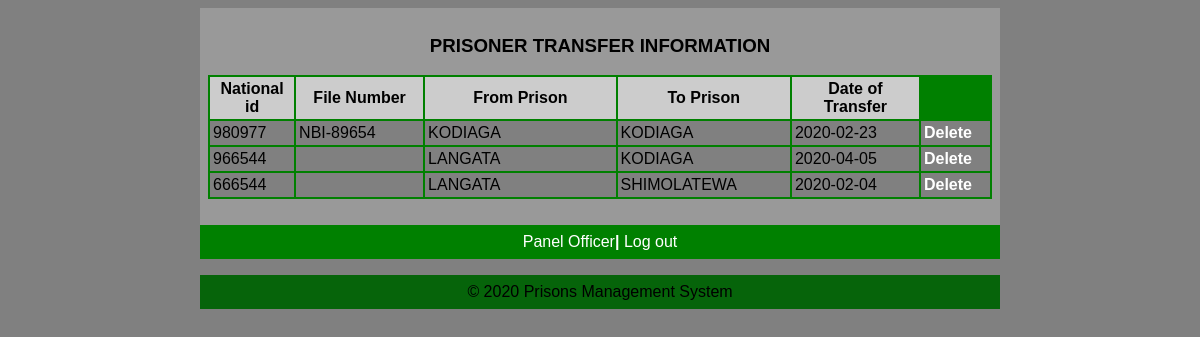
Page /officer/viewtransfer1.php on the committed database.
### tables this page shows
CREATE TABLE IF NOT EXISTS `transfer` (
  `National_id` int(16) NOT NULL,
  `File_num` varchar(16) NOT NULL,
  `From_prison` varchar(17) NOT NULL,
  `To_prison` varchar(18) NOT NULL,
  `Dateoftransfer` date NOT NULL
);

### officer/viewtransfer1.php (the view, shortened to what this page needs)
<html>
<head>
   <link rel="stylesheet" media="screen" href="login.css" >
</head>
<body>
	<table align='center' border='0' bgcolor='GREEN' width='800' cellpadding='8' cellspacing='0' height='200'>
          <tr>
            <td bgcolor='#999999' valign='center'>
<?php
$tbl_name="transfer";
$sel= mysql_query("select * from $tbl_name ORDER BY National_id DESC LIMIT 0,7");
echo"<table align='center'bgcolor='GREEN' width='100%' border='0' cellpadding='3' cellspacing='2' bgcolor='silver'>
<caption><h3>PRISONER TRANSFER  INFORMATION</h3></caption>
<tr bgcolor='#CCCCCC'>
<th width='3%'>National id</th>
<th width='10%'>File Number</th>
<th width='15%'>From Prison</th>
<th width='10%'>To Prison</th>
<th width='10%'>Date of Transfer</th>
</tr>";
   while($row=mysql_fetch_array ($sel))
{
echo "<tr bgcolor='grey'>";
echo  "<td width='3%'>".$row ['National_id']."</td>";
echo  "<td width='10%'>".$row ['File_num']."</td>";
echo  "<td width='7%'>".$row ['From_prison']."</td>";
echo  "<td width='10%'>".$row ['To_prison']."</td>";
echo  "<td width='10%'>".$row ['Dateoftransfer']. "</td>";
echo '<td width="3%"><b><a href="deletetransfer1.php?id=' . $row['National_id'] . '">Delete</a></font></b></td>';
echo "</tr>";
}
echo"</table>";
?>
<br/>
			</td>
          </tr>
          <tr>
			<td align="center" bgcolor='GREEN'><a href="officerpanel.php" target="_parent">Panel Officer<b>|</b></a>
			<a href="index.php" target="_parent">Log out</a></td>
          </tr>
          <tr>
            <td align='center' bgcolor='GREY' height='1'>
					<?php
           include("footer.php");
                ?>
            </td>
          </tr>
	</table>
</body>
</head>
</html>

### officer/login.css (style rules this page uses)
body { font: 14px/21px "Lucida Sans", "Lucida Grande", "Lucida Sans Unicode", sans-serif;background:gray; }
a { color:#fff; text-decoration:none; }

### rows in the picture
transfer: National_id "980977", File_num "NBI-89654", From_prison "KODIAGA", To_prison "KODIAGA", Dateoftransfer "2020-02-23"
transfer: National_id "966544", From_prison "LANGATA", To_prison "KODIAGA", Dateoftransfer "2020-04-05"
transfer: National_id "666544", From_prison "LANGATA", To_prison "SHIMOLATEWA", Dateoftransfer "2020-02-04"
